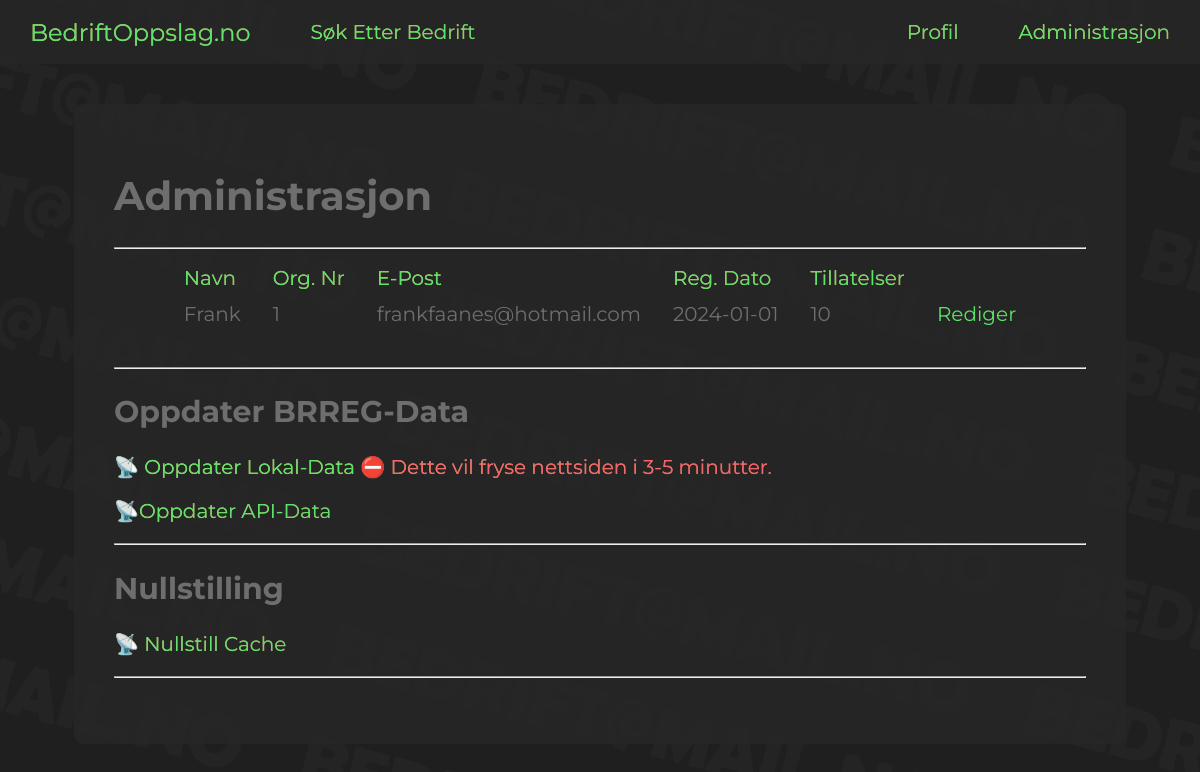
The app's page /admin (signed in), older data.
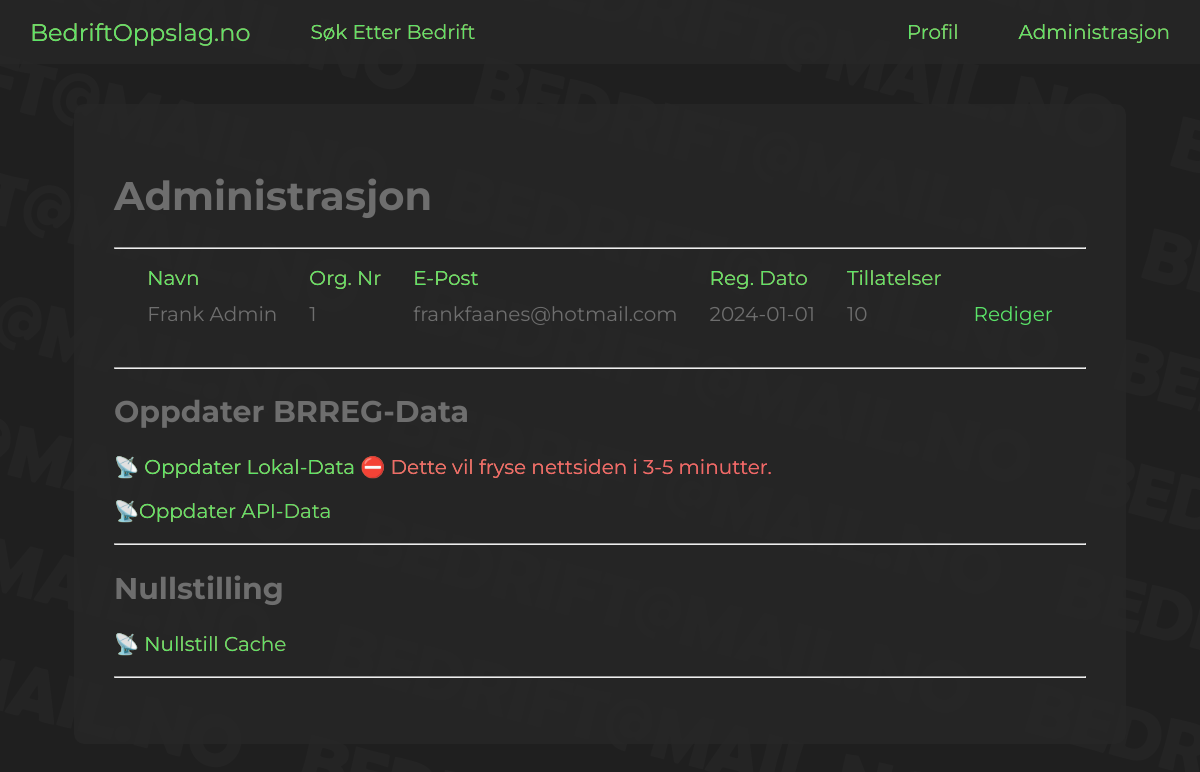
The same page, newer data.
### main.py (models this page shows)
class User(db.Model, UserMixin):
    id = db.Column(db.Integer, primary_key=True)
    company_number = db.Column(db.Integer, nullable=False, unique=True)
    company_name = db.Column(db.String(100), nullable=False)
    company_email = db.Column(db.String(50), nullable=False)
    register_date = db.Column(db.String(30), nullable=False)
    password_hash = db.Column(db.String(200), nullable=False)
    permission = db.Column(db.Integer)

### main.py (the view)
@app.route("/admin")
@login_required
def admin():
    if current_user.permission != 10:
        flash("Mangler rettigheter!")
        return redirect(url_for("index"))
    users = User.query.all()
    return render_template("admin/admin.html", users=users)

### main.py (called while the page is built)
@login_manager.user_loader
def load_user(user_id):
    return db.session.get(User, user_id)

### templates/admin/admin.html (shortened to what this page needs)
{% extends "base.html" %}
{% block content %}
    <h1>Administrasjon</h1>
    <hr>
    <table class="center_div"">
        <thead>
            <td class="styled_text">Navn</td>
            <td class="styled_text">Org. Nr</td>
            <td class="styled_text">E-Post</td>
            <td class="styled_text">Reg. Dato</td>
            <td class="styled_text">Tillatelser</td>
        </thead>
    {% for user in users %}
        <tr>
            <td>{{user.company_name}}</td>
            <td>{{user.company_number}}</td>
            <td>{{user.company_email}}</td>
            <td>{{user.register_date}}</td>
            <td>{{user.permission}}</td>
            <td><a style ="text-decoration: none; color: #5be469" href="{{url_for('usermanagement', company_number=user.company_number)}}">Rediger</a></td>
        </tr>
    {% endfor %}
    </table>
    <br>
    <hr>
    <h2>Oppdater BRREG-Data</h2>
    <p><a class="styled_text" href="{{url_for('update_local_data')}}">📡 Oppdater Lokal-Data <span class="red_text">⛔ Dette vil fryse nettsiden i 3-5 minutter.</span></a></p>
    <p><a class="styled_text" href="{{url_for('update_api_data')}}">📡Oppdater API-Data</a></p>
    <hr>
    <h2>Nullstilling</h2>
    <p><a class="styled_text" href="{{url_for('clear_cache')}}">📡 Nullstill Cache</a></p>
    <hr>
{% endblock %}

### templates/base.html (shortened to what this page needs)
<!DOCTYPE html>
<head>
    <link rel="stylesheet" href="{{ url_for('static', filename='css/base.css') }}">
</head>
<body>
<div class="navbar">
    <div class="nav_left">
        <a style="font-size: larger;" href="{{url_for('index')}}">BedriftOppslag.no</a>
        {% if current_user.is_authenticated %}
            {% if current_user.permission >= 0 %}
                <a href="{{url_for('search_page')}}">Søk Etter Bedrift</a>
            {% endif %}
        {% endif %}
    </div>
    <div class="nav_right">
        {% if not current_user.is_authenticated %}
            <a href="{{url_for('login')}}">Logg inn</a>
            <a href="{{url_for('register')}}">Registrer</a>
        {% else %}
            <a href="{{url_for('profile')}}">Profil</a>
            {% if current_user.permission == 10 %}
                <a href="{{url_for('admin')}}">Administrasjon</a>
        {% endif %}
        {% endif %}
    </div>
</div>
<div class="main_frame">
    <div class="content_frame">
        {% block content %}
        {% endblock %}
        {% with messages = get_flashed_messages() %}
            </div>
        {% endwith %}
    </div>
</body>
</html>

### static/css/base.css (style rules this page uses)
.styled_text { color: var(--highlight); text-decoration: none; background-image: linear-gradient(45deg, #f3e178, #db5656); background-clip: text; background-size: 100%; transition: ease-in 0.2s; }
.red_text { color: var(--red); }
body { padding: 0px; margin: 0px; }
.navbar { background-color: var(--dark_transparent); margin: 0px; margin-bottom: 5vh; height: 8vh; }
.nav_left { display: flex; align-items: center; float: left; height: 100%; }
.nav_right { display: flex; align-items: center; float: right; height: 100%; }
.navbar a { padding: 0px 30px 0px 30px; color: var(--highlight); text-decoration: none; background-image: linear-gradient(45deg, #f3e178, #db5656); background-clip: text; background-size: 100%; transition: ease-in 0.2s; }
.center_div { margin: auto; }
.main_frame { border-radius: 10px; width: 90%; margin: auto; }
.content_frame { background-color: var(--dark_transparent); border-radius: 10px; margin: auto; width: 90%; min-height: 70vh; padding: 5vh; }
td { padding: 5px 15px 5px 15px; }

Row changes from the older to the newer data that the page shows:
changed User "frankfaanes@hotmail.com": company_name "Frank" → "Frank Admin"
